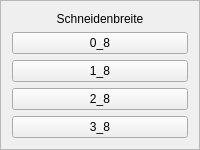
        <widget class="QFrame" name="frame_14">
         <property name="sizePolicy">
          <sizepolicy hsizetype="Ignored" vsizetype="Preferred">
           <horstretch>0</horstretch>
           <verstretch>0</verstretch>
          </sizepolicy>
         </property>
         <property name="frameShape">
          <enum>QFrame::StyledPanel</enum>
         </property>
         <property name="frameShadow">
          <enum>QFrame::Raised</enum>
         </property>
         <layout class="QVBoxLayout" name="verticalLayout_11">
          <item>
           <widget class="QLabel" name="tool_cutting_width_l2">
            <property name="text">
             <string>Schneidenbreite</string>
            </property>
            <property name="alignment">
             <set>Qt::AlignCenter</set>
            </property>
            <property name="wordWrap">
             <bool>true</bool>
            </property>
           </widget>
          </item>
          <item>
           <widget class="QPushButton" name="pushButton_33">
            <property name="sizePolicy">
             <sizepolicy hsizetype="Preferred" vsizetype="Preferred">
              <horstretch>0</horstretch>
              <verstretch>0</verstretch>
             </sizepolicy>
            </property>
            <property name="text">
             <string>0_8</string>
            </property>
           </widget>
          </item>
          <item>
           <widget class="QPushButton" name="pushButton_34">
            <property name="sizePolicy">
             <sizepolicy hsizetype="Preferred" vsizetype="Preferred">
              <horstretch>0</horstretch>
              <verstretch>0</verstretch>
             </sizepolicy>
            </property>
            <property name="text">
             <string>1_8</string>
            </property>
           </widget>
          </item>
          <item>
           <widget class="QPushButton" name="pushButton_35">
            <property name="sizePolicy">
             <sizepolicy hsizetype="Preferred" vsizetype="Preferred">
              <horstretch>0</horstretch>
              <verstretch>0</verstretch>
             </sizepolicy>
            </property>
            <property name="text">
             <string>2_8</string>
            </property>
           </widget>
          </item>
          <item>
           <widget class="QPushButton" name="pushButton_36">
            <property name="sizePolicy">
             <sizepolicy hsizetype="Preferred" vsizetype="Preferred">
              <horstretch>0</horstretch>
              <verstretch>0</verstretch>
             </sizepolicy>
            </property>
            <property name="text">
             <string>3_8</string>
            </property>
           </widget>
          </item>
         </layout>
        </widget>
